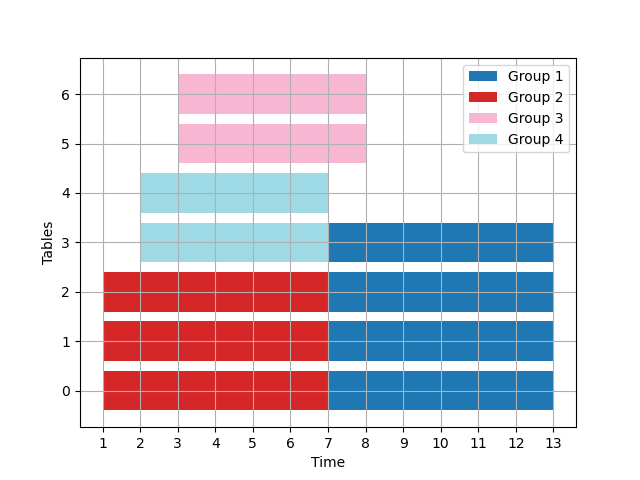

Python code for this plot:
from Testcase import Testcase
import numpy as np
import matplotlib.pyplot as plt


class FCFS:
    def solve(self, testcase):
        # Number of customers in group g
        N = testcase.Ng
        # Number of seats of table d
        M = testcase.Md
        # Binary variable, 1 if tables i and j can be combined for larger groups, 0 otherwise.
        C = testcase.Cij
        # Meal duration for group g, measured in time periods.
        P = testcase.Pg
        # Maximum waiting time allowed for group g before seating, measured in time periods.
        U = testcase.Ug
        # Number of time periods group g has already waited.
        S = testcase.Sg
        # Binary variable indicates if group g has a reservation.
        # R = testcase.Rg
        # Maximum number of tables group g is willing to be assigned to.
        H = testcase.Hg
        # Binary variable, 1 if table d is occupied at time t, 0 otherwise.
        O = testcase.Odt
        alpha = testcase.alpha

        G = len(N)  # Number of groups
        D = len(M)  # Number of tables
        T = len(O[0])  # Number of time periods

        # Sort groups by their waiting time S in descending order, keeping track of original indices
        zipped_lists = zip(range(G), S - U, S, N, P, U, H)
        sorted_zipped_lists = sorted(zipped_lists, reverse=True, key=lambda x: x[1])
        original_indices, _, S, N, P, U, H = [
            list(t) for t in zip(*sorted_zipped_lists)
        ]

        # Initialize a_{gdt} as a 3D array of zeros
        a = np.zeros((G, D, T), dtype=int)

        # Function to check if the tables form a connected component
        def is_connected(tables):
            if len(tables) <= 1:
                return True
            visited = set()
            to_visit = [tables[0]]
            while to_visit:
                current = to_visit.pop()
                visited.add(current)
                for neighbor in tables:
                    if (
                        neighbor != current
                        and C[current][neighbor] == 1
                        and neighbor not in visited
                    ):
                        to_visit.append(neighbor)
            return len(visited) == len(tables)

        # Function to check if the group can be seated at the given tables
        def can_seat_group_at_tables(g, t, tables):
            total_seats = sum(M[d] for d in tables)
            if total_seats < N[g]:
                return False
            if t + P[g] > T:
                return False
            for d in tables:
                if any(O[d][t : t + P[g]] == 1):
                    return False
            return is_connected(tables)

        # Function to seat group at the given tables
        def seat_group_at_tables(g, t, tables):
            for d in tables:
                for duration in range(P[g]):
                    a[g][d][t + duration] = 1
                    O[d][t + duration] = 1

        # Recursive function to find combinations of tables
        def find_table_combinations(g, t, current_tables, start_index):
            if can_seat_group_at_tables(g, t, current_tables):
                seat_group_at_tables(g, t, current_tables)
                return True
            for i in range(start_index, D):
                if len(current_tables) < H[g]:
                    new_tables = current_tables + [i]
                    if find_table_combinations(g, t, new_tables, i + 1):
                        return True
            return False

        # Attempt to allocate groups to tables based on FCFS
        for g in range(G):
            allocated = False
            for t in range(T):
                if allocated:
                    break
                for d in range(D):
                    if O[d][t] == 0 and N[g] <= M[d]:
                        # Check if the table is available for the entire duration of the meal
                        if t + P[g] <= T and all(O[d][t : t + P[g]] == 0):
                            # Allocate table d to group g at time t for the entire meal duration
                            seat_group_at_tables(g, t, [d])
                            allocated = True
                            break
                    if not allocated:
                        if find_table_combinations(g, t, [d], d + 1):
                            allocated = True
                            break

        # Calculate and print waiting times
        waiting_times = []
        for g in range(G):
            start_time = None
            for t in range(T):
                if any(a[g][d][t] == 1 for d in range(D)):
                    start_time = t
                    break
            if start_time is not None:
                waiting_time = N[g] * (S[g] + start_time)
                waiting_times.append(waiting_time)
            else:
                waiting_times.append(None)

        # Calculate the penalty of splitting a group across multiple tables
        # (H[g]-gp.quicksum(b[g, d] for d in range(num_tables)))
        penalty = 0
        for g in range(G):
            tables = []
            for d in range(D):
                if any(a[g][d] == 1):
                    tables.append(d)
            penalty += H[g] - len(tables)

        # Re-sort waiting times and allocation matrix to original group order
        original_order_indices = np.argsort(original_indices)
        waiting_times = [waiting_times[i] for i in original_order_indices]
        a = a[original_order_indices]

        print("Sorted Wait Times (S):", S)
        print("Group Sizes (N):", N)
        print("Meal Durations (P):", P)
        print("Occupancy Matrix (O):", O)
        print("Allocation Matrix (a):")
        for m in a:
            print(m)
        print("Waiting Times:", waiting_times)
        print("Total Waiting Time:", sum(filter(None, waiting_times)))
        print("Penalty:", penalty)
        print("Objective Value:", sum(filter(None, waiting_times)) - alpha * penalty)
        # write to file
        with open("FCFS.txt", "w") as f:
            f.write("Sorted Wait Times (S):" + str(S) + "\n")
            f.write("Group Sizes (N):" + str(N) + "\n")
            f.write("Meal Durations (P):" + str(P) + "\n")
            f.write("Occupancy Matrix (O):" + str(O) + "\n")
            f.write("Allocation Matrix (a):" + str(a) + "\n")
            f.write("Waiting Times:" + str(waiting_times) + "\n")
            f.write("Total Waiting Time:" + str(sum(filter(None, waiting_times))) + "\n")
            f.write("Penalty:" + str(penalty) + "\n")
            f.write("Objective Value:" + str(sum(filter(None, waiting_times)) - alpha * penalty))
            
        return a

    def draw_solution(self, solution):
        a = solution["a"]
        num_groups = len(a)
        num_tables = len(a[0])
        T_star = len(a[0][0])

        fig, gnt = plt.subplots()

        gnt.set_xlabel("Time")
        gnt.set_ylabel("Tables")

        gnt.set_xticks(np.arange(0, T_star, step=1))
        gnt.set_yticks(np.arange(0, num_tables, step=1))
        gnt.set_xticklabels(np.arange(0, T_star, step=1))
        gnt.set_yticklabels(np.arange(0, num_tables, step=1))

        gnt.grid(True)

        colors = plt.cm.get_cmap("tab20", num_groups)

        for g in range(num_groups):
            for d in range(num_tables):
                for t in range(T_star):
                    if a[g, d, t] > 0.5:
                        gnt.broken_barh([(t, 1)], (d - 0.4, 0.8), facecolors=colors(g))

        # Add legend
        legend_elements = [
            plt.Rectangle((0, 0), 1, 1, facecolor=colors(g)) for g in range(num_groups)
        ]
        legend_labels = [f"Group {g+1}" for g in range(num_groups)]
        gnt.legend(legend_elements, legend_labels)

        plt.savefig("FCFS.png")
        plt.show()


if __name__ == "__main__":
    testcase = Testcase.from_csv("testcase_data.csv")
    solver = FCFS()
    a = solver.solve(testcase)

    if a is not None:
        solver.draw_solution({"a": a})
